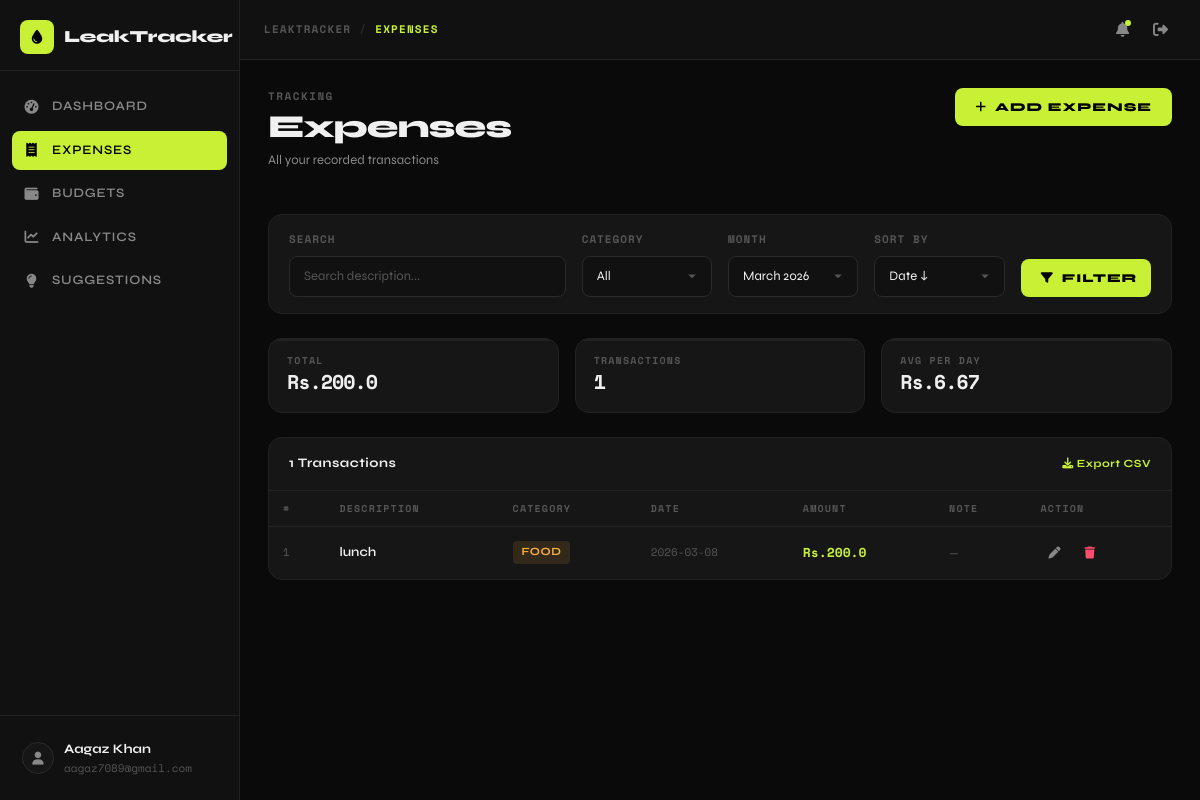
Screenshot of /expenses (signed in) with the database file from the repository.
### tables this page shows
CREATE TABLE expenses (
        id INTEGER PRIMARY KEY AUTOINCREMENT,
        user_id INTEGER NOT NULL,
        description TEXT NOT NULL,
        amount REAL NOT NULL,
        category TEXT NOT NULL,
        date TEXT NOT NULL,
        note TEXT,
        FOREIGN KEY(user_id) REFERENCES users(id));

### app.py (the view)
@app.route('/expenses')
@login_required
def expenses():
    uid = session['user_id']
    months = get_months(uid)
    search = request.args.get('search', '')
    cat = request.args.get('category', '')
    month = request.args.get('month', months[0]['value'])
    sort = request.args.get('sort', 'date_desc')
    order = {'date_desc':'date DESC','date_asc':'date ASC','amount_desc':'amount DESC','amount_asc':'amount ASC'}.get(sort,'date DESC')
    q = "SELECT * FROM expenses WHERE user_id=? AND strftime('%Y-%m',date)=?"
    p = [uid, month]
    if search: q += " AND description LIKE ?"; p.append(f'%{search}%')
    if cat: q += " AND category=?"; p.append(cat)
    q += f" ORDER BY {order}"
    conn = get_db()
    rows = [dict(r) for r in conn.execute(q, p).fetchall()]
    total = sum(r['amount'] for r in rows)
    conn.close()
    return render_template('expenses.html',
        expenses=rows, categories=CATEGORIES, available_months=months,
        filters={'search':search,'category':cat,'month':month,'sort':sort},
        summary={'total':round(total,2),'count':len(rows),'avg_day':round(total/30,2)},
        today=date.today().isoformat())

### app.py (called while the page is built)
def get_db():
    conn = sqlite3.connect(DB)
    conn.row_factory = sqlite3.Row
    return conn

def login_required(f):
    from functools import wraps
    @wraps(f)
    def decorated(*args, **kwargs):
        if 'user_id' not in session:
            flash('Please login first.', 'danger')
            return redirect(url_for('login'))
        return f(*args, **kwargs)
    return decorated

def get_months(user_id):
    conn = get_db()
    rows = conn.execute(
        "SELECT DISTINCT strftime('%Y-%m', date) as ym FROM expenses WHERE user_id=? ORDER BY ym DESC",
        (user_id,)).fetchall()
    conn.close()
    months = []
    for r in rows:
        try:
            dt = datetime.strptime(r['ym'], '%Y-%m')
            months.append({'value': r['ym'], 'label': dt.strftime('%B %Y')})
        except: pass
    if not months:
        now = datetime.now()
        months = [{'value': now.strftime('%Y-%m'), 'label': now.strftime('%B %Y')}]
    return months

### templates/expenses.html (shortened to what this page needs)
{% extends "base.html" %}
{% block breadcrumb %}EXPENSES{% endblock %}
{% block content %}
<div class="page-header d-flex align-items-start justify-content-between flex-wrap gap-3">
    <div>
        <div class="page-label">TRACKING</div>
        <h1 class="page-title">Expenses</h1>
        <p class="page-subtitle">All your recorded transactions</p>
    </div>
    <button class="btn-accent" data-bs-toggle="modal" data-bs-target="#addExpenseModal">
        <i class="fa-solid fa-plus"></i> Add Expense
    </button>
</div>
<div class="content-card mb-4">
    <div class="card-body-custom" style="padding:16px 20px;">
        <div class="row g-3 align-items-end">
            <div class="col-12 col-md-4">
                <label class="form-label-custom">Search</label>
                <input type="text" class="form-control-custom" id="searchInput" placeholder="Search description..." value="{{ filters.search or '' }}">
            </div>
            <div class="col-6 col-md-2">
                <label class="form-label-custom">Category</label>
                <select class="form-control-custom" id="catFilter">
                    <option value="">All</option>
                </select>
            </div>
            <div class="col-6 col-md-2">
                <label class="form-label-custom">Month</label>
                <select class="form-control-custom" id="monthFilter">
                    {% for m in available_months %}
                    <option value="{{ m.value }}" {% if filters.month == m.value %}selected{% endif %}>{{ m.label }}</option>
                    {% endfor %}
                </select>
            </div>
            <div class="col-6 col-md-2">
                <label class="form-label-custom">Sort By</label>
                <select class="form-control-custom" id="sortFilter">
                    <option value="date_desc" {% if filters.sort == 'date_desc' %}selected{% endif %}>Date ↓</option>
                </select>
            </div>
            <div class="col-6 col-md-2">
                <button class="btn-accent w-100" onclick="applyFilters()">
                    <i class="fa-solid fa-filter"></i> Filter
                </button>
            </div>
        </div>
    </div>
</div>
<div class="row g-3 mb-4">
    <div class="col-4">
        <div class="stat-card" style="padding:14px 18px;">
            <div class="stat-label mb-1">Total</div>
            <div class="stat-value" style="font-size:20px;">Rs.{{ summary.total }}</div>
        </div>
    </div>
    <div class="col-4">
        <div class="stat-card" style="padding:14px 18px;">
            <div class="stat-label mb-1">Transactions</div>
            <div class="stat-value" style="font-size:20px;">{{ summary.count }}</div>
        </div>
    </div>
    <div class="col-4">
        <div class="stat-card" style="padding:14px 18px;">
            <div class="stat-label mb-1">Avg per Day</div>
            <div class="stat-value" style="font-size:20px;">Rs.{{ summary.avg_day }}</div>
        </div>
    </div>
</div>
<div class="content-card">
    <div class="card-header-custom">
        <span class="card-title-custom">{{ expenses | length }} Transactions</span>
        <a href="{{ url_for('export_expenses') }}" class="card-action">
            <i class="fa-solid fa-download"></i> Export CSV
        </a>
    </div>
    {% if expenses %}
    <div class="table-responsive">
        <table class="table-custom">
            <thead>
                <tr>
                    <th>#</th>
                    <th>Description</th>
                    <th>Category</th>
                    <th>Date</th>
                    <th>Amount</th>
                    <th>Note</th>
                    <th>Action</th>
                </tr>
            </thead>
            <tbody>
                {% for exp in expenses %}
                <tr>
                    <td class="mono" style="color:var(--text-muted);font-size:11px;">{{ loop.index }}</td>
                    <td class="primary">{{ exp.description }}</td>
                    <td><span class="cat-badge {{ exp.category|lower }}">{{ exp.category }}</span></td>
                    <td class="mono" style="font-size:11px;color:var(--text-muted);">{{ exp.date }}</td>
                    <td class="mono primary" style="color:var(--accent);">Rs.{{ exp.amount }}</td>
                    <td style="font-size:12px;color:var(--text-muted);max-width:160px;overflow:hidden;text-overflow:ellipsis;white-space:nowrap;">
                        {{ exp.note or '—' }}
                    </td>
                    <td>
                        <div class="d-flex gap-2">
                            <button class="action-btn" title="Edit"
                                onclick="editExpense({{ exp | tojson }})">
                                <i class="fa-solid fa-pen" style="font-size:12px;"></i>
                            </button>
                            <form method="POST" action="{{ url_for('delete_expense', id=exp.id) }}" style="display:inline;">
                                <button type="submit" class="action-btn" title="Delete"
                                    onclick="return confirm('Delete this expense?')"
                                    style="color:var(--danger);">
                                    <i class="fa-solid fa-trash" style="font-size:12px;"></i>
                                </button>
                            </form>
                        </div>
                    </td>
                </tr>
                {% endfor %}
            </tbody>
        </table>
    </div>
    {% endif %}
</div>
{% endblock %}

### rows the page displays
expenses: description "lunch", category "FOOD", date "2026-03-08", amount "200.0", note "—"

### other values shown
{{ session.get('username', 'User') }} "Aagaz Khan"
{{ session.get('email', 'user@example.com') }} "aagaz7089@gmail.com"
{{ summary.total }} "200.0"
{{ summary.count }} "1"
{{ summary.avg_day }} "6.67"
{{ expenses | length }} "1"
form field value "March 2026"
